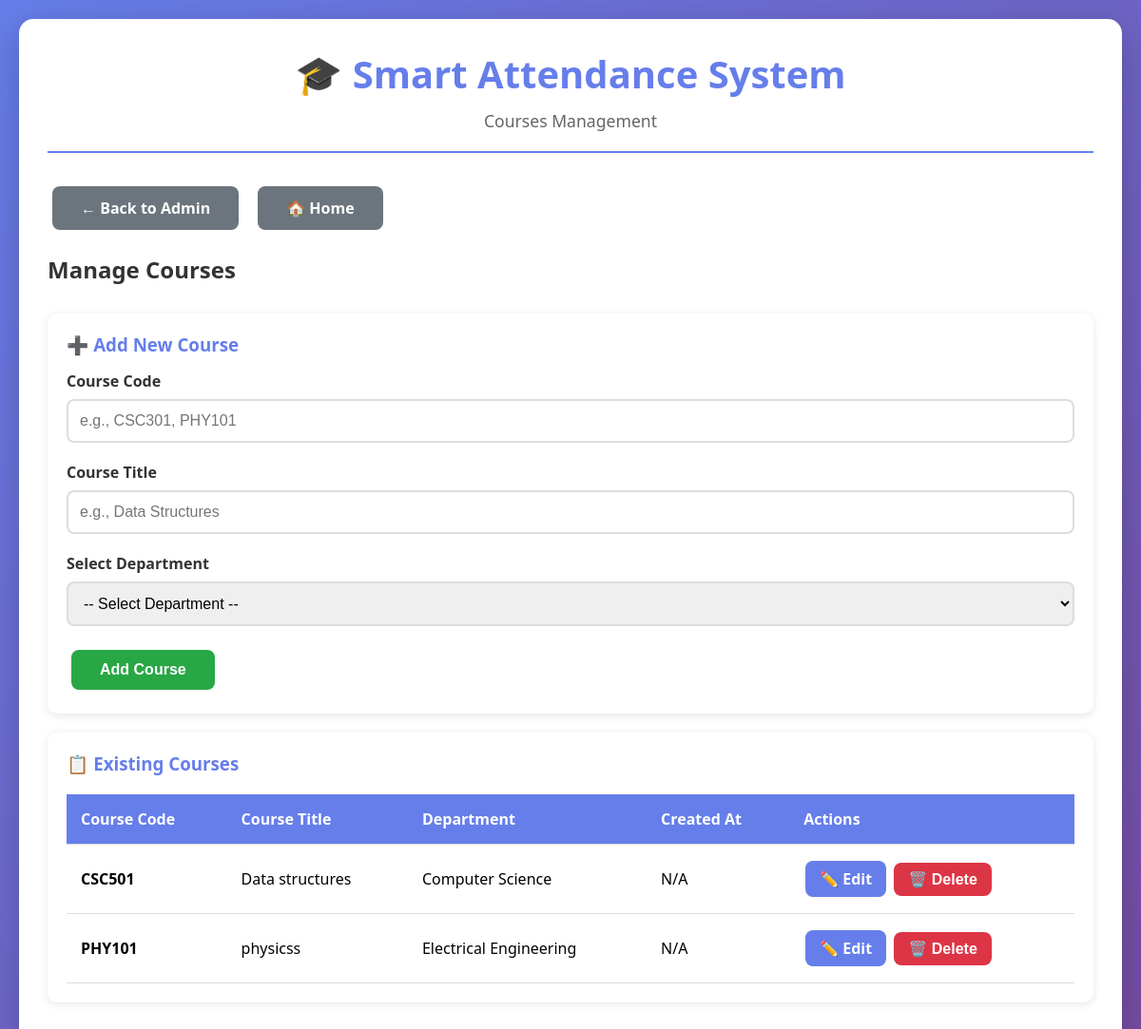
The page /admin/courses on the database its author committed.
### tables this page shows
CREATE TABLE courses (
        id INTEGER PRIMARY KEY AUTOINCREMENT,
        course_code TEXT UNIQUE NOT NULL,
        course_title TEXT NOT NULL,
        department_id INTEGER NOT NULL,
        created_at TEXT DEFAULT CURRENT_TIMESTAMP,
        FOREIGN KEY (department_id) REFERENCES departments(id) ON DELETE CASCADE
    );

CREATE TABLE departments (
        id INTEGER PRIMARY KEY AUTOINCREMENT,
        name TEXT NOT NULL,
        faculty_id INTEGER NOT NULL,
        created_at TEXT DEFAULT CURRENT_TIMESTAMP,
        UNIQUE(name, faculty_id),
        FOREIGN KEY (faculty_id) REFERENCES faculties(id) ON DELETE CASCADE
    );

### app.py (the view, shortened to what this page needs)
@app.route("/admin/courses", methods=["GET","POST"])
def admin_courses():
    conn = get_connection()
    depts   = conn.execute("SELECT d.id, d.name, f.name as faculty_name FROM departments d JOIN faculties f ON f.id=d.faculty_id ORDER BY d.name").fetchall()
    courses = conn.execute("SELECT c.id, c.course_code, c.course_title, d.name as dept_name FROM courses c JOIN departments d ON d.id=c.department_id ORDER BY c.course_code").fetchall()
    conn.close()
    return render_template("admin/courses.html", departments=depts, courses=courses)

### database.py (called while the page is built)
def get_connection():
    conn = sqlite3.connect(Config.DB_NAME, timeout=10, check_same_thread=False)
    conn.row_factory = sqlite3.Row
    conn.execute("PRAGMA foreign_keys = ON")
    return conn

### templates/admin/courses.html (shortened to what this page needs)
{% extends "base.html" %}
{% block subtitle %}Courses Management{% endblock %}
{% block content %}
<div class="nav-links">
    <a href="/admin" class="btn btn-secondary">← Back to Admin</a>
    <a href="/" class="btn btn-secondary">🏠 Home</a>
</div>
<h2 style="color: #333; margin-bottom: 30px;">Manage Courses</h2>
<div class="card">
    <h3>➕ Add New Course</h3>
    <form method="POST">
        <div class="form-group">
            <label for="course_code">Course Code</label>
            <input type="text" id="course_code" name="course_code" placeholder="e.g., CSC301, PHY101" required>
        </div>
        <div class="form-group">
            <label for="course_title">Course Title</label>
            <input type="text" id="course_title" name="course_title" placeholder="e.g., Data Structures" required>
        </div>
        <div class="form-group">
            <label for="department_id">Select Department</label>
            <select id="department_id" name="department_id" required>
                <option value="">-- Select Department --</option>
            </select>
        </div>
        <button type="submit" class="btn btn-success">Add Course</button>
    </form>
</div>
<div class="card">
    <h3>📋 Existing Courses</h3>
    {% if courses %}
        <table>
            <thead>
                <tr>
                    <th>Course Code</th>
                    <th>Course Title</th>
                    <th>Department</th>
                    <th>Created At</th>
                    <th>Actions</th>
                </tr>
            </thead>
            <tbody>
                {% for course in courses %}
                <tr>
                    <td><strong>{{ course.course_code }}</strong></td>
                    <td>{{ course.course_title }}</td>
                    <td>{{ course.dept_name }}</td>
                    <td>{{ course.created_at or 'N/A' }}</td>
                    <td>
                        <a href="/admin/courses/{{ course.id }}/edit" class="btn" style="padding: 8px 15px; margin: 2px;">✏️ Edit</a>
                        <form method="POST" action="/admin/courses/{{ course.id }}/delete" style="display: inline;"
                              onsubmit="return confirm('Are you sure you want to delete this course?');">
                            <button type="submit" class="btn btn-danger" style="padding: 8px 15px; margin: 2px;">🗑️ Delete</button>
                        </form>
                    </td>
                </tr>
                {% endfor %}
            </tbody>
        </table>
    {% else %}
        <p style="color: #666; text-align: center; padding: 40px;">
            No courses found. Add your first course above!
        </p>
    {% endif %}
</div>
{% endblock %}

### templates/base.html (style rules this page uses)
* { margin: 0; padding: 0; box-sizing: border-box; }
body { font-family: 'Segoe UI', Tahoma, Geneva, Verdana, sans-serif; background: linear-gradient(135deg, #667eea 0%, #764ba2 100%); min-height: 100vh; padding: 20px; }
.btn { display: inline-block; padding: 12px 30px; background: #667eea; color: white; text-decoration: none; border-radius: 8px; border: none; cursor: pointer; font-size: 1em; font-weight: 600; transition: all 0.3s; margin: 5px; }
.btn-secondary { background: #6c757d; }
.btn-danger { background: #dc3545; }
.btn-success { background: #28a745; }
.form-group { margin-bottom: 20px; }
.form-group label { display: block; margin-bottom: 8px; color: #333; font-weight: 600; }
.form-group input, .form-group select, .form-group textarea { width: 100%; padding: 12px; border: 2px solid #ddd; border-radius: 8px; font-size: 1em; transition: border 0.3s; }
table { width: 100%; border-collapse: collapse; margin-top: 20px; }
table th, table td { padding: 15px; text-align: left; border-bottom: 1px solid #ddd; }
table th { background: #667eea; color: white; font-weight: 600; }
.card { background: white; border-radius: 10px; padding: 20px; margin-bottom: 20px; box-shadow: 0 2px 10px rgba(0,0,0,0.1); }
.card h3 { color: #667eea; margin-bottom: 15px; }
.nav-links { display: flex; gap: 10px; margin-bottom: 20px; flex-wrap: wrap; }

### rows shown on the page
courses: course_code "CSC501", course_title "Data structures", dept_name "Computer Science", created_at "N/A"
courses: course_code "PHY101", course_title "physicss", dept_name "Electrical Engineering", created_at "N/A"
